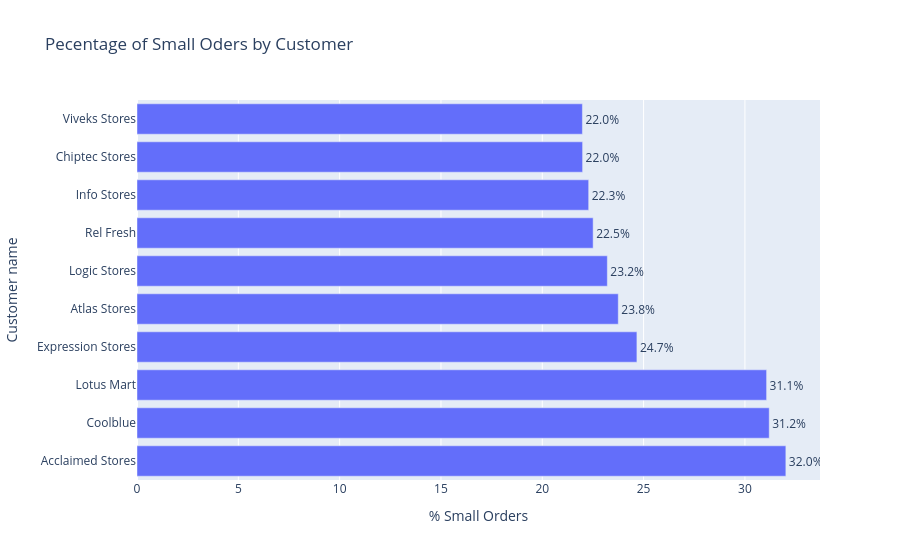

Write notebook code for a chart like this one.
### Code cell
import plotly.express as px

# Cắt top 10 khách hàng có tỷ lệ đơn Small cao nhất
top_small_customers = customer_behavior_df.head(10)

fig = px.bar(
    top_small_customers,
    x='small_pct',
    y='customer_name',
    orientation='h',
    title='Pecentage of Small Oders by Customer',
    text='small_pct',
    labels={'small_pct': '% Small Orders', 'customer_name': 'Customer name'}
)
fig.update_traces(texttemplate='%{text:.1f}%', textposition='outside')
fig.show()

### Figure 1 — Plotly figure (JSON) as saved in the notebook; plotly's stock layout.template omitted (floating-point values rounded to 4 significant figures)
{"data": [{"hovertemplate": "% Small Orders=%{text}<br>Customer name=%{y}<extra></extra>", "legendgroup": "", "marker": {"color": "#636efa", "pattern": {"shape": ""}}, "name": "", "orientation": "h", "showlegend": false, "text": [32.02, 31.2, 31.07, 24.67, 23.75, 23.21, 22.51, 22.29, 21.99, 21.98], "textposition": "outside", "texttemplate": "%{text:.1f}%", "type": "bar", "x": [32.02, 31.2, 31.07, 24.67, 23.75, 23.21, 22.51, 22.29, 21.99, 21.98], "xaxis": "x", "y": ["Acclaimed Stores", "Coolblue", "Lotus Mart", "Expression Stores", "Atlas Stores", "Logic Stores", "Rel Fresh", "Info Stores", "Chiptec Stores", "Viveks Stores"], "yaxis": "y"}], "layout": {"barmode": "relative", "legend": {"tracegroupgap": 0}, "title": {"text": "Pecentage of Small Oders by Customer"}, "xaxis": {"anchor": "y", "domain": [0, 1], "title": {"text": "% Small Orders"}}, "yaxis": {"anchor": "x", "domain": [0, 1], "title": {"text": "Customer name"}}}}
